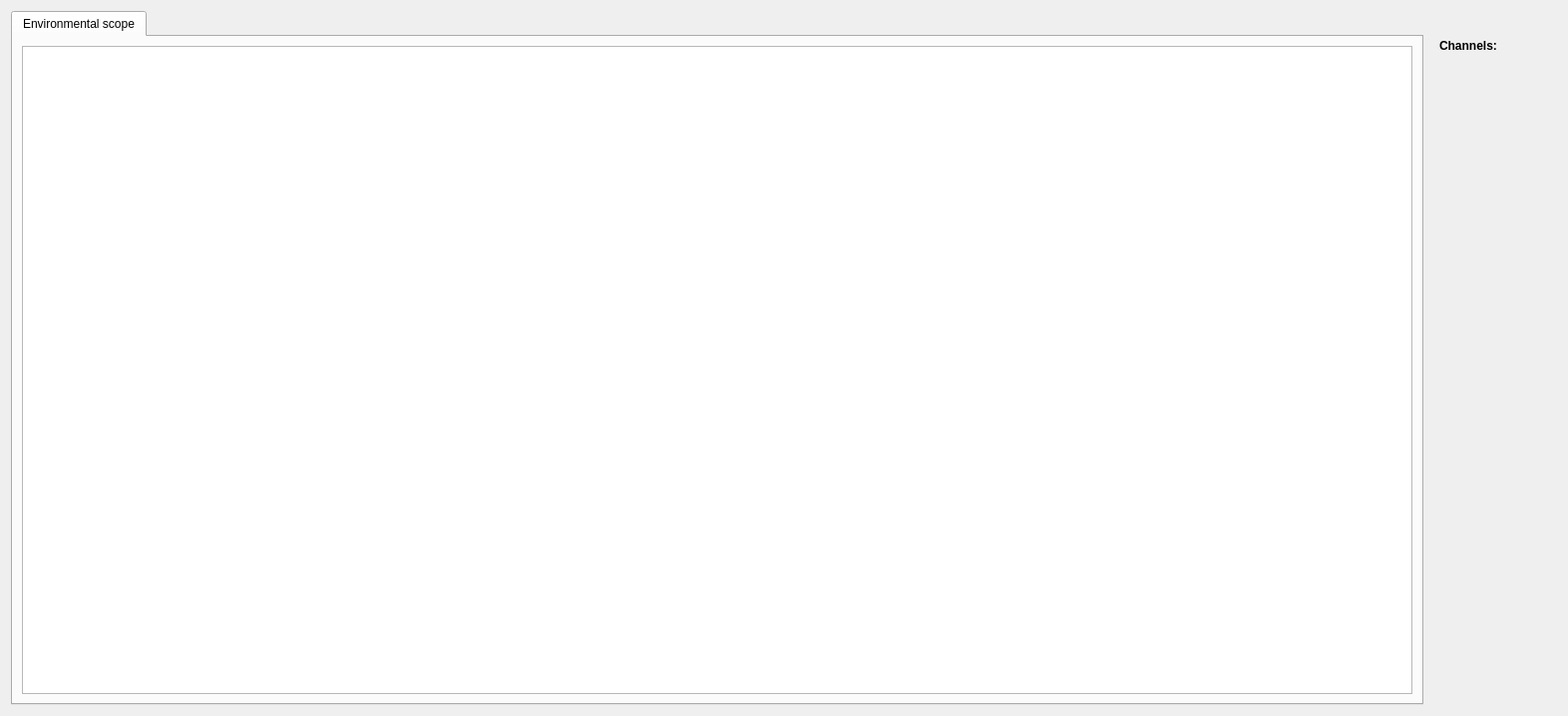
<?xml version="1.0" encoding="UTF-8"?>
<ui version="4.0">
 <class>Form</class>
 <widget class="QWidget" name="Form">
  <property name="geometry">
   <rect>
    <x>0</x>
    <y>0</y>
    <width>1572</width>
    <height>718</height>
   </rect>
  </property>
  <property name="windowTitle">
   <string>Environmental scope</string>
  </property>
  <layout class="QGridLayout" name="gridLayout_4">
   <item row="0" column="0">
    <layout class="QGridLayout" name="gridLayout">
     <item row="0" column="0">
      <widget class="PyDMTabWidget" name="PyDMTabWidget">
       <property name="toolTip">
        <string/>
       </property>
       <property name="whatsThis">
        <string/>
       </property>
       <property name="alarmChannels">
        <stringlist>
         <string></string>
        </stringlist>
       </property>
       <widget class="QWidget" name="tab">
        <property name="sizePolicy">
         <sizepolicy hsizetype="Expanding" vsizetype="Expanding">
          <horstretch>0</horstretch>
          <verstretch>0</verstretch>
         </sizepolicy>
        </property>
        <attribute name="title">
         <string>Environmental scope</string>
        </attribute>
        <layout class="QGridLayout" name="gridLayout_3">
         <item row="0" column="0">
          <widget class="PyDMWaveformPlot" name="PyDMWaveformPlot">
           <property name="sizePolicy">
            <sizepolicy hsizetype="Expanding" vsizetype="Expanding">
             <horstretch>0</horstretch>
             <verstretch>0</verstretch>
            </sizepolicy>
           </property>
           <property name="minimumSize">
            <size>
             <width>1024</width>
             <height>300</height>
            </size>
           </property>
           <property name="toolTip">
            <string/>
           </property>
           <property name="backgroundColor">
            <color>
             <red>0</red>
             <green>0</green>
             <blue>0</blue>
            </color>
           </property>
           <property name="yAxes">
            <stringlist>
             <string>{&quot;name&quot;: &quot;Axis 1&quot;, &quot;orientation&quot;: &quot;left&quot;, &quot;label&quot;: &quot;Converted data&quot;, &quot;minRange&quot;: -1.0, &quot;maxRange&quot;: 1.0, &quot;autoRange&quot;: true, &quot;logMode&quot;: false}</string>
            </stringlist>
           </property>
           <property name="xLabels">
            <stringlist>
             <string>Time (s)</string>
            </stringlist>
           </property>
           <property name="showLegend">
            <bool>true</bool>
           </property>
           <property name="curves">
            <stringlist/>
           </property>
          </widget>
         </item>
        </layout>
       </widget>
      </widget>
     </item>
    </layout>
   </item>
   <item row="0" column="1">
    <layout class="QVBoxLayout" name="verticalLayout">
     <property name="leftMargin">
      <number>10</number>
     </property>
     <property name="rightMargin">
      <number>60</number>
     </property>
     <item>
      <widget class="QLabel" name="label">
       <property name="minimumSize">
        <size>
         <width>0</width>
         <height>70</height>
        </size>
       </property>
       <property name="font">
        <font>
         <weight>75</weight>
         <bold>true</bold>
        </font>
       </property>
       <property name="text">
        <string>Channels:</string>
       </property>
       <property name="margin">
        <number>0</number>
       </property>
      </widget>
     </item>
     <item>
      <layout class="QVBoxLayout" name="channelList">
       <property name="sizeConstraint">
        <enum>QLayout::SetDefaultConstraint</enum>
       </property>
      </layout>
     </item>
     <item>
      <spacer name="verticalSpacer_2">
       <property name="orientation">
        <enum>Qt::Vertical</enum>
       </property>
       <property name="sizeHint" stdset="0">
        <size>
         <width>20</width>
         <height>40</height>
        </size>
       </property>
      </spacer>
     </item>
    </layout>
   </item>
  </layout>
 </widget>
 <customwidgets>
  <customwidget>
   <class>PyDMTabWidget</class>
   <extends>QTabWidget</extends>
   <header>pydm.widgets.tab_bar</header>
  </customwidget>
  <customwidget>
   <class>PyDMWaveformPlot</class>
   <extends>QGraphicsView</extends>
   <header>pydm.widgets.waveformplot</header>
  </customwidget>
 </customwidgets>
 <resources/>
 <connections/>
</ui>
